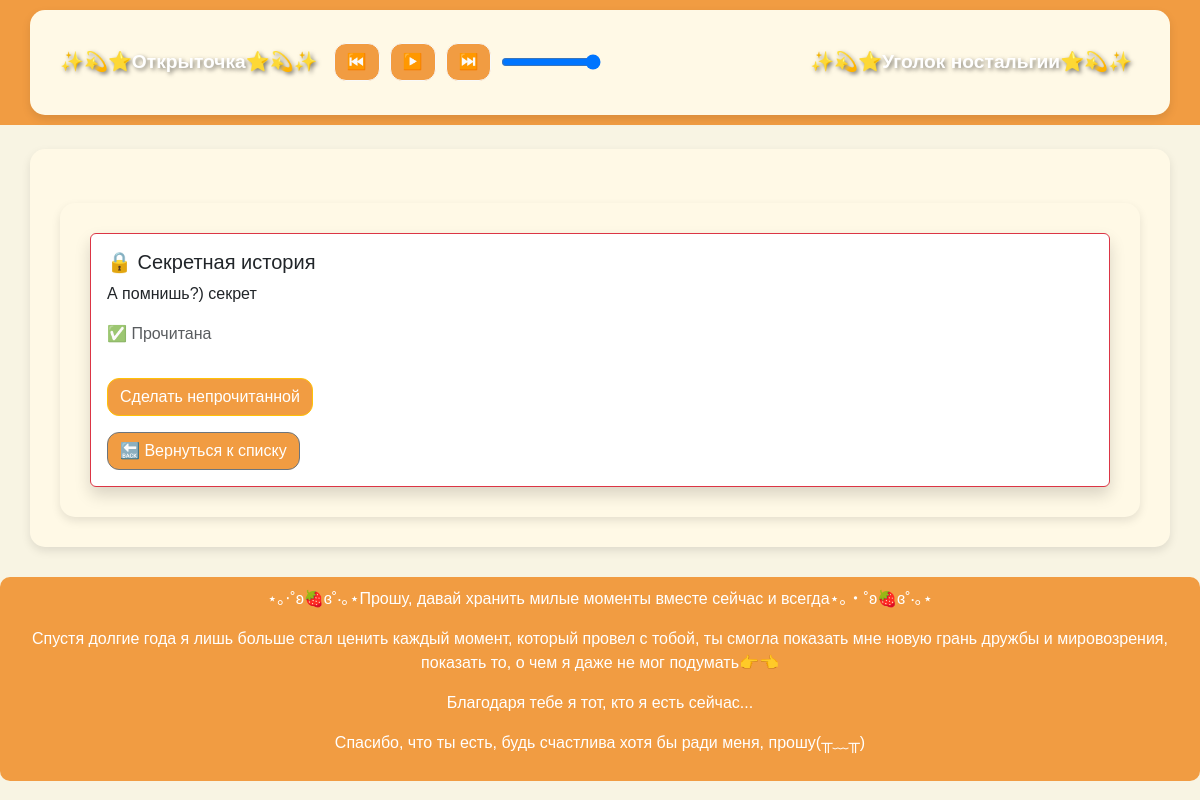
The app's page /notes/2/, older data.
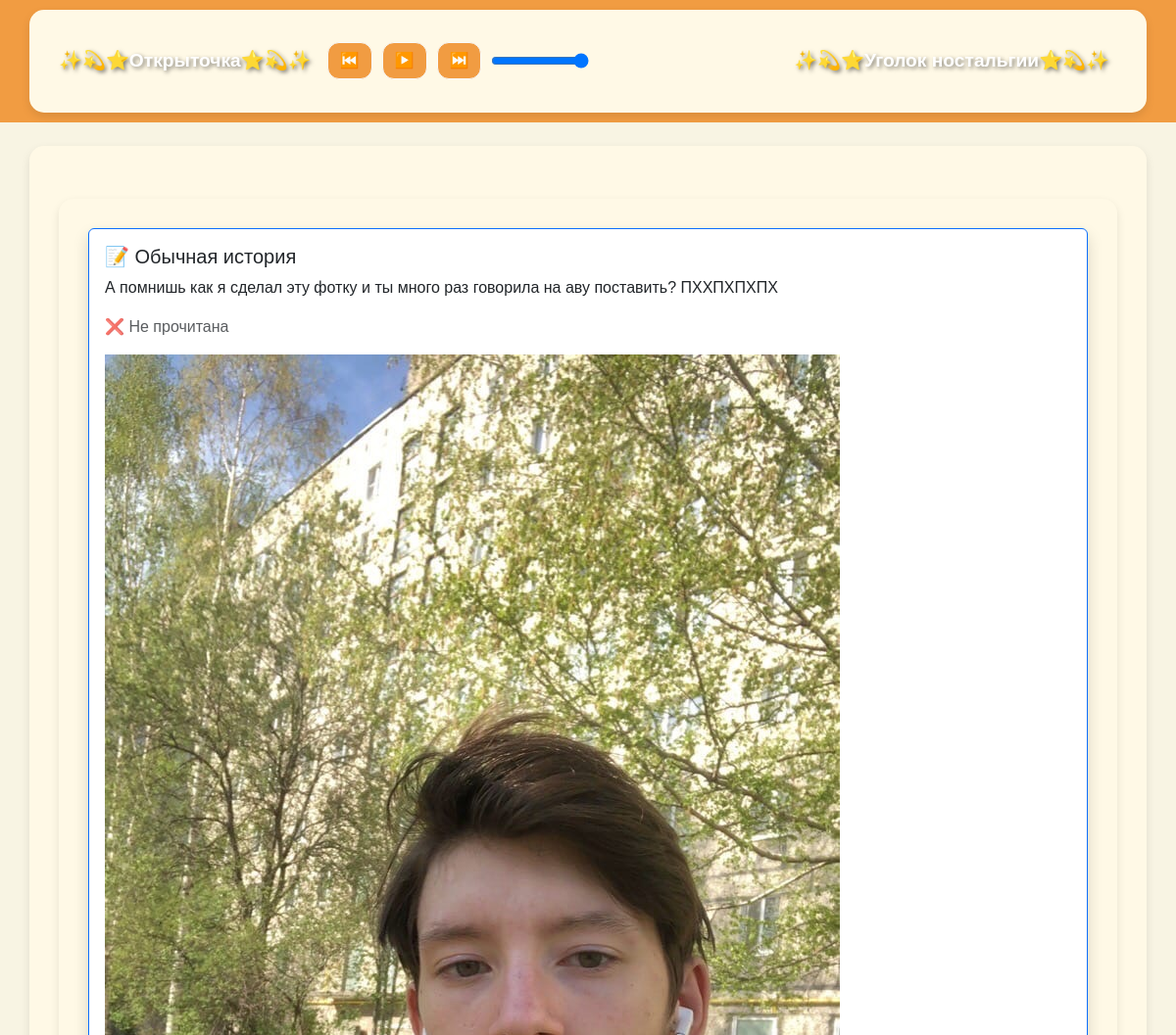
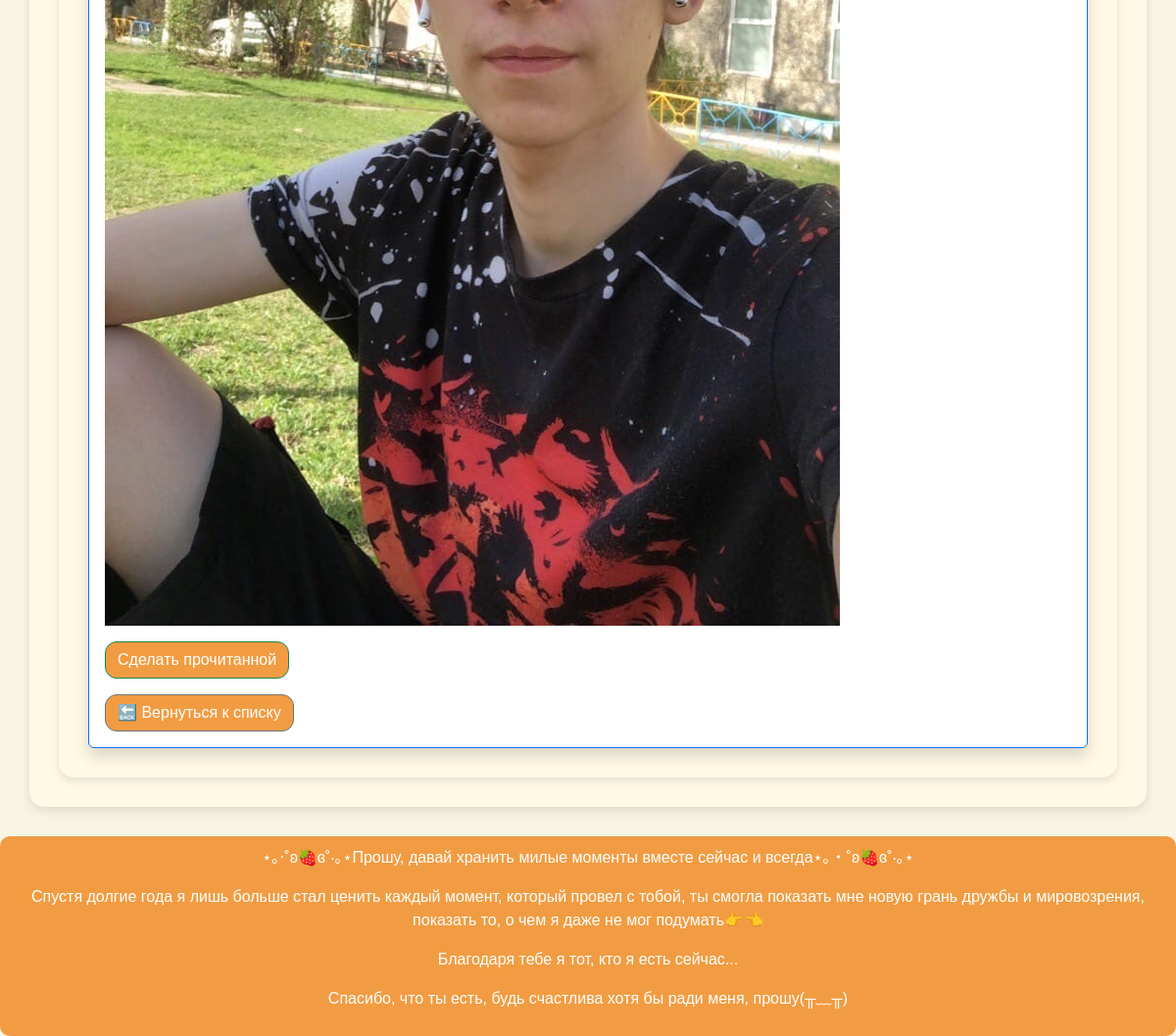
The same page, newer data (2 pictures, top to bottom).
### api/models.py (models this page shows, shortened)
class Note(models.Model):
    text = models.TextField(verbose_name="Текст заметки")
    is_read = models.BooleanField(default=False, verbose_name="Прочитано")
    is_secret = models.BooleanField(default=False, verbose_name="Секретная")
    photo = models.ImageField(upload_to='notes_photos/', null=True, blank=True, verbose_name="Фото")

### api/views.py (the view)
# urls.py: path("notes/<int:note_id>/", note_detail, name="note_detail"),
def note_detail(request, note_id):
    note = get_object_or_404(Note, id=note_id)
    return render(request, "note_detail.html", {"note": note})

### templates/note_detail.html (shortened to what this page needs)
{% extends "base.html" %}
{% block content %}
    <div class="container mt-4 fade-in">
        <div class="card shadow {% if note.is_secret %}border-danger{% else %}border-primary{% endif %}">
            <div class="card-body">
                <h5 class="card-title">
                    {% if note.is_secret %} 🔒 Секретная история {% else %} 📝 Обычная история {% endif %}
                </h5>
                <p class="card-text">{{ note.text }}</p>
                <p class="text-muted">
                    <span id="status-{{ note.id }}">
                        {% if note.is_read %} ✅ Прочитана {% else %} ❌ Не прочитана {% endif %}
                    </span>
                </p>
                {% if note.photo %}
                    <div class="mt-3 fade-in">
                        <img src="{{ note.photo.url }}" alt="Фото заметки" class="img-fluid">
                    </div>
                {% endif %}
                <button class="btn {% if note.is_read %}btn-warning{% else %}btn-success{% endif %} toggle-read mt-3 fade-in"
                        data-id="{{ note.id }}">
                    {% if note.is_read %} Сделать непрочитанной {% else %} Сделать прочитанной {% endif %}
                </button>
                <div class="d-flex justify-content-between mt-3 fade-in">
                    <a href="{% url 'note_list' %}" class="btn btn-secondary">🔙 Вернуться к списку</a>
                </div>
            </div>
        </div>
    </div>
{% endblock %}

Row changes from the older to the newer data that the page shows:
changed Note: is_secret True → False (drawn); text "А помнишь?) секрет" → "А помнишь как я сделал эту фотку и ты много раз говорила на аву поставить? ПХХПХПХПХ"; photo: picture added; is_read True → False (drawn)
Text that changed along with them:
text no longer shown: "🔒 Секретная история ✅ Прочитана Сделать непрочитанной"
text now shown: "📝 Обычная история ❌ Не прочитана Сделать прочитанной"
